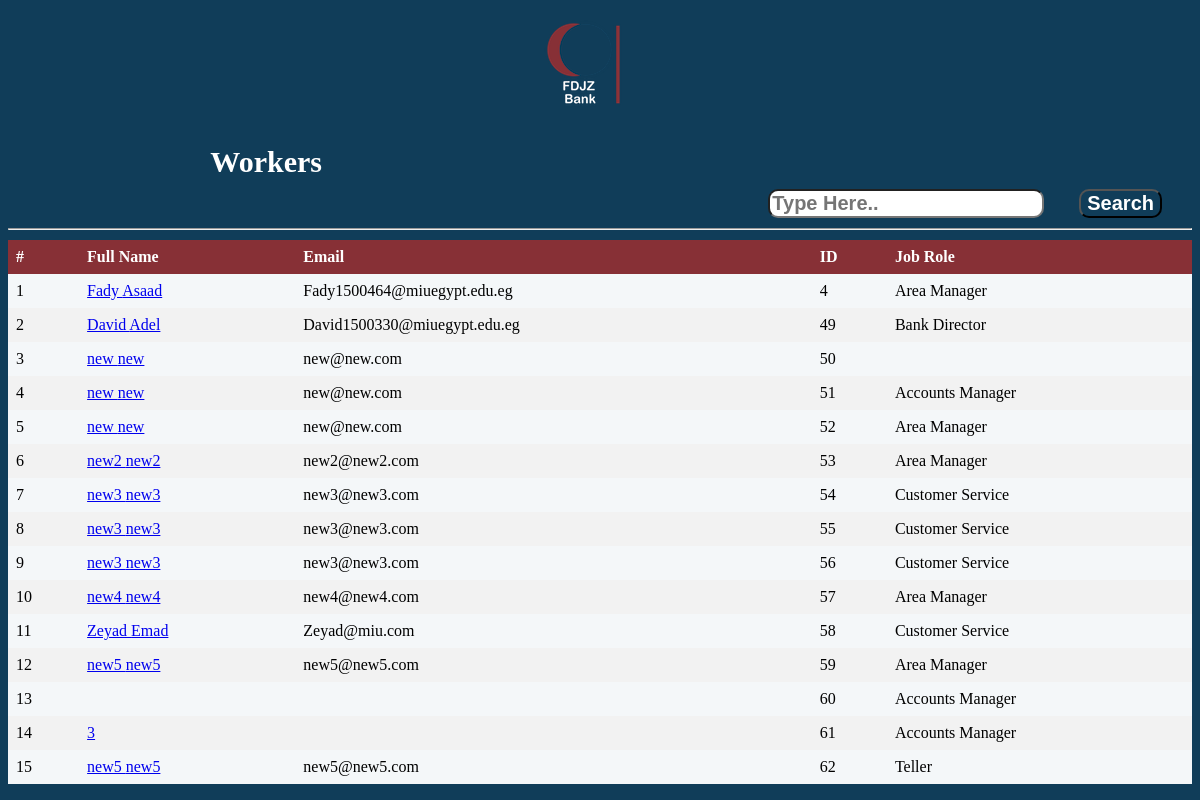
The app's page /Worker/php/ShowWorkers.php, older data.
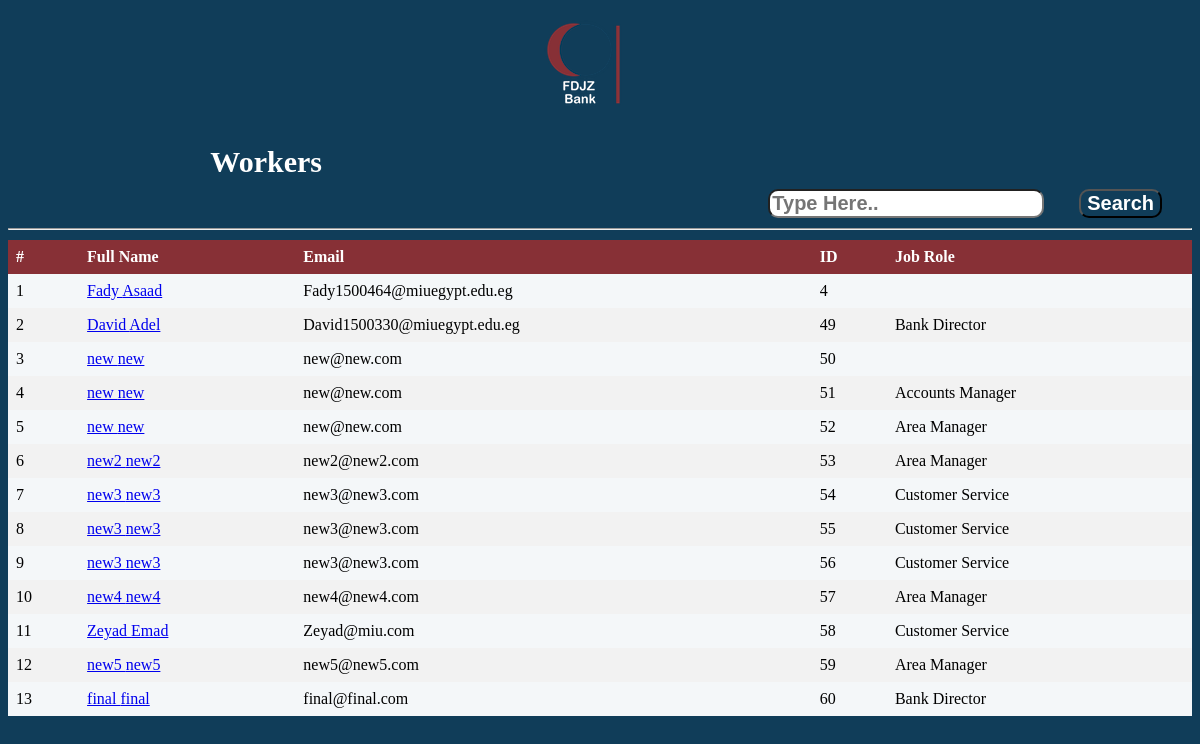
The same page, newer data.
### tables this page shows
CREATE TABLE `worker_admin_account` (
  `id` int(11) NOT NULL,
  `FName` varchar(50) DEFAULT NULL,
  `LName` varchar(50) DEFAULT NULL,
  `Email` varchar(50) DEFAULT NULL,
  `Address` varchar(50) DEFAULT NULL,
  `City` varchar(50) DEFAULT NULL,
  `PhoneNumber` varchar(11) DEFAULT NULL,
  `JobRole` varchar(50) DEFAULT NULL,
  `Salary` float DEFAULT NULL,
  `PositionID` int(11) NOT NULL,
  `DateAdded` datetime NOT NULL
);

### Worker/ClassesGedida/dbconnect.php (called while the page is built, shortened)
<?php
  class dbconnect
  {
      private $servername;
      private $username;
      private $password;
      private $db;
      private $con;
      function __construct()
      {
          $this->servername = "localhost";
          $this->username = "root";
          $this->password = "";
          $this->db = "FDJZ";
          $this->con = $this->Connect();
      }
      function connect()
      {
          $this->con = mysqli_connect($this->servername, $this->username, $this->password, $this->db);
          if ($this -> con ->connect_error)
          {
              die("Failed to connect: " .$this->con->connect_error);
          }
          else
          {
              return $this->con;
          }
      }
      function executesql($sql)
      {
        $result = mysqli_query($this->con, $sql);
        if($result == TRUE)
              {
          return $result;
        }
        else
              {
          echo "Error executing SQL statement: " .$this->con->error;
        }
      }
  }
?>

### Worker/ClassesGedida/Admin.php (the view, shortened to what this page needs)
<?php
  include_once("Loans.php");
  include_once("dbconnect.php");
  class Admin extends WorkerAdminCommon{
    public $db;
    function __construct(){
      $this->db=new dbconnect;
      $this->db->connect();
    }
     function showAllWorkers(){
       $this->db->connect();
       $sql = "SELECT `FName`, `LName`, `Email`, `id`, `JobRole`
               FROM worker_admin_account
               WHERE PositionID = 2
               ";
       $result = $this->db->executesql($sql);
       $counter = 1;
       foreach($result as $row){
           echo'<tr>';
           echo'<td>'.$counter++.'</td>';
           echo'<td><a href="WorkerReport.php?id='.$row['id'].'">'.$row['FName']." ".$row['LName'].'</a></td>';
           echo'<td>'.$row['Email'].'</td>';
           echo'<td>'.$row['id'].'</td>';
           echo'<td>'.$row['JobRole'].'</td>';
           echo'</tr>';
       }
     }
  }
?>

Row changes from the older to the newer data that the page shows:
removed worker_admin_account: FName "3", id "61", JobRole "Accounts Manager"
removed worker_admin_account: FName "new5", LName "new5", Email "new5@new5.com", id "62", JobRole "Teller"
changed worker_admin_account "Fady": JobRole "Area Manager" → (not shown)
changed worker_admin_account id 60: FName (not shown) → "final"; LName (not shown) → "final"; Email (not shown) → "final@final.com"; JobRole "Accounts Manager" → "Bank Director"
